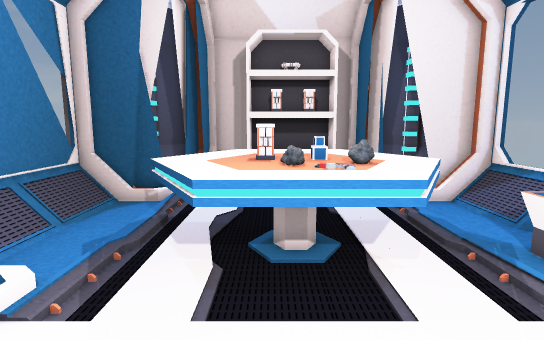
View 1 (above)

16 first-person views from a walk through a 3-D level made in the Unity game engine. The camera is 1.4 m above the floor, tilts 8° down and sees 80° across. Doors are open. The floor is counted in squares, 0.45 m on a side. Each view is taken from the middle of a square. On the plan, view 1 faces up. The plan holds only what a view shows up to about 20 squares ahead; the rest is blank. The place goes on beyond the plan. The player is left out. Some surface patterns are stand-ins.

View 2
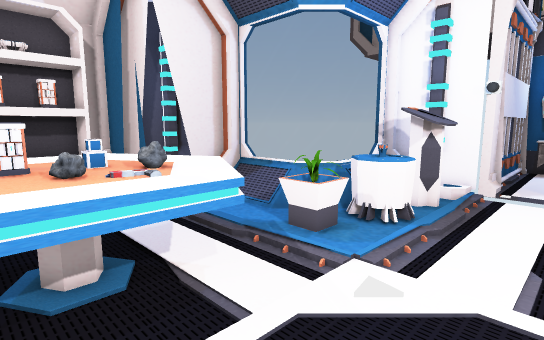

View 3
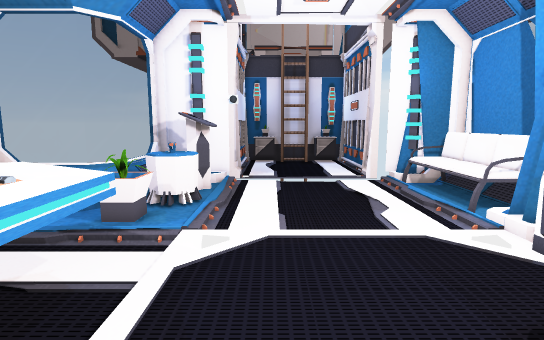

View 4
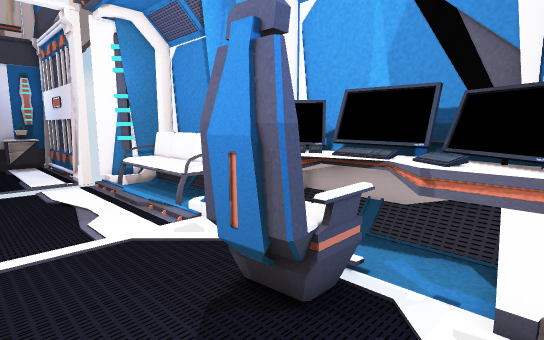

View 5
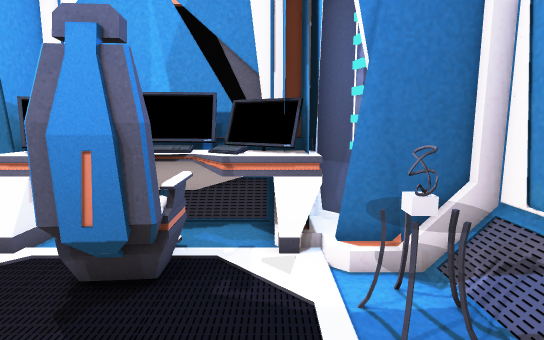

View 6
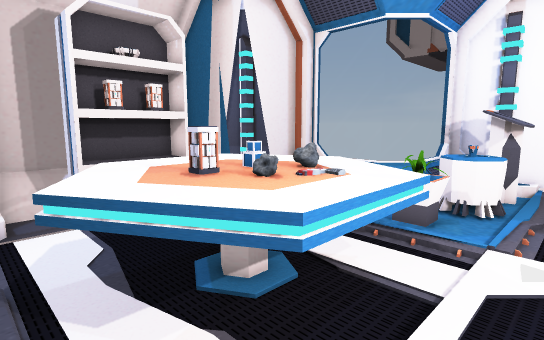

View 7
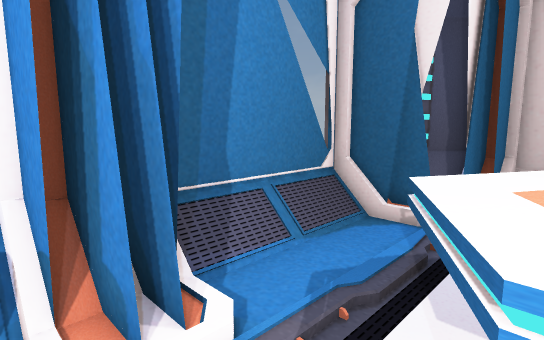

View 8
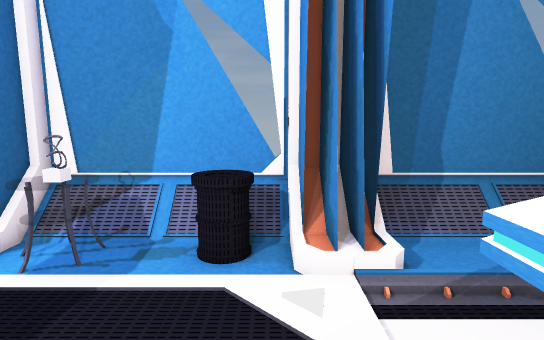

View 9
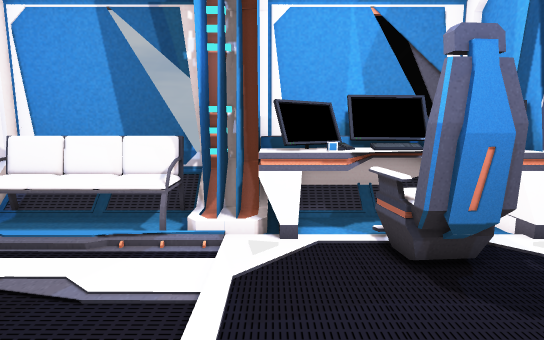

View 10
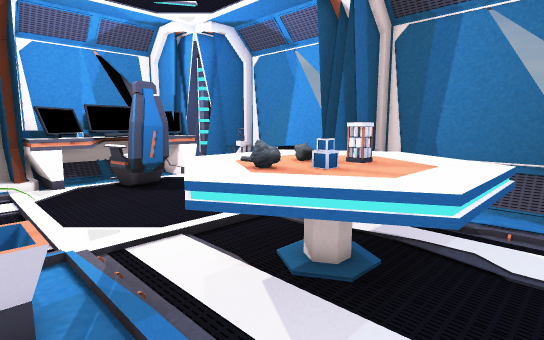

View 11
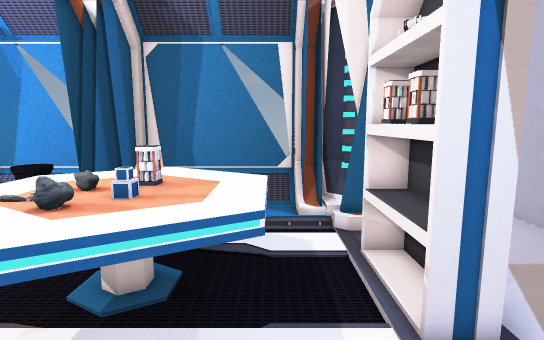

View 12
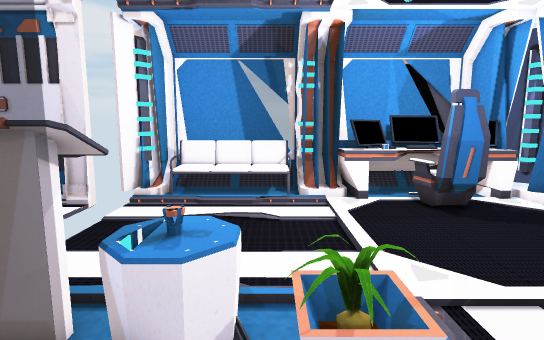

View 13
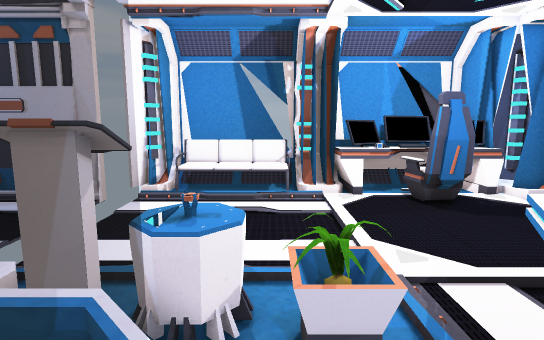

View 14
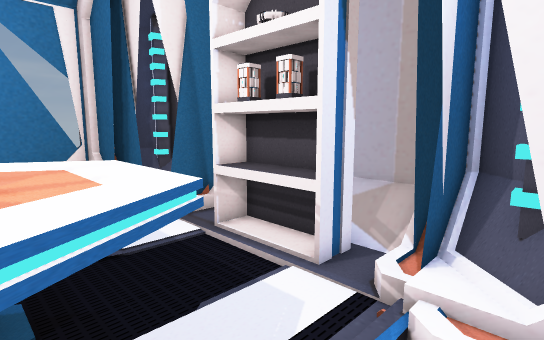

View 15
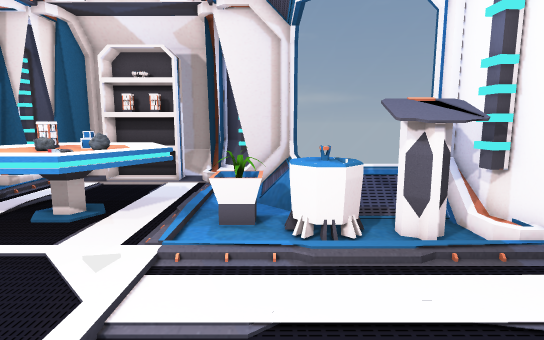

View 16
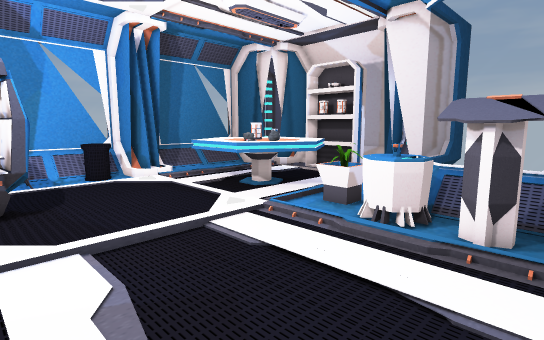

### Floor plan
Key: @ floor where view 1 was taken; # wall or solid block; x gap in a wall; . main floor; : floor 0.25 m higher than the main floor; / step, stairs or slope; D closed door; = window, fence, low wall or low ledge; S shelf; B battery; T table; P plant; I pistol; R projector; C console; E desk; F sofa; N bin; O other object.
Columns run from 8 left of view 1 to 16 right of it. Each row starts with its distance up from view 1.
 18      ########
 17     ##OO OOO##
 16    ###.SSSSS###
 15   ###/.SBBBS/###
 14  ###/......../####
 13 ###//........///##
 12 =O../..TTTTT./../=
 11 =O../.TTTTTT./../=
 10 =O....TTTTTTT.../=#
  9 =O...TTTBTTTT.../=#==
  8 =O../TTTTTTTT/.P. =####
  7 =O../.TTTIITT/PP.RR...##
  6 ###//.TTTTTT./...RRCCC##
  5  ###/..TTTT../...RRCCC/##
  4 ####...................OD
  3 =ON....................DD
  2 =ONN...................D
  1 =ONN...................D
  0 =O......@..............D
 -1 =OTT...................D
 -2 =OTT...OOO.............D
 -3 =O T...OOO.............D
 -4 ####...OOO.............D
 -5   ##EEEE:EEEE=/FFFFFFF.x
 -6   ##EEEEEEEEE##FFFFFFF##
 -7    #EEEEEEEEE###FFFFFF##
 -8    ##EEEEEEEE##########

Positions as (right, up) in squares from view 1, and headings:
1: (0, 0), facing up
2: (-1, 1), facing up-right
3: (-4, 2), facing right
4: (-4, 1), facing down-right
5: (-3, 3), facing down
6: (-4, 3), facing up-right
7: (-1, 3), facing up-left
8: (2, 3), facing left
9: (4, 4), facing down
10: (7, 13), facing down-left
11: (8, 12), facing left
12: (8, 11), facing down
13: (8, 12), facing down
14: (7, 9), facing up-left
15: (8, -3), facing up
16: (14, -4), facing up-left
